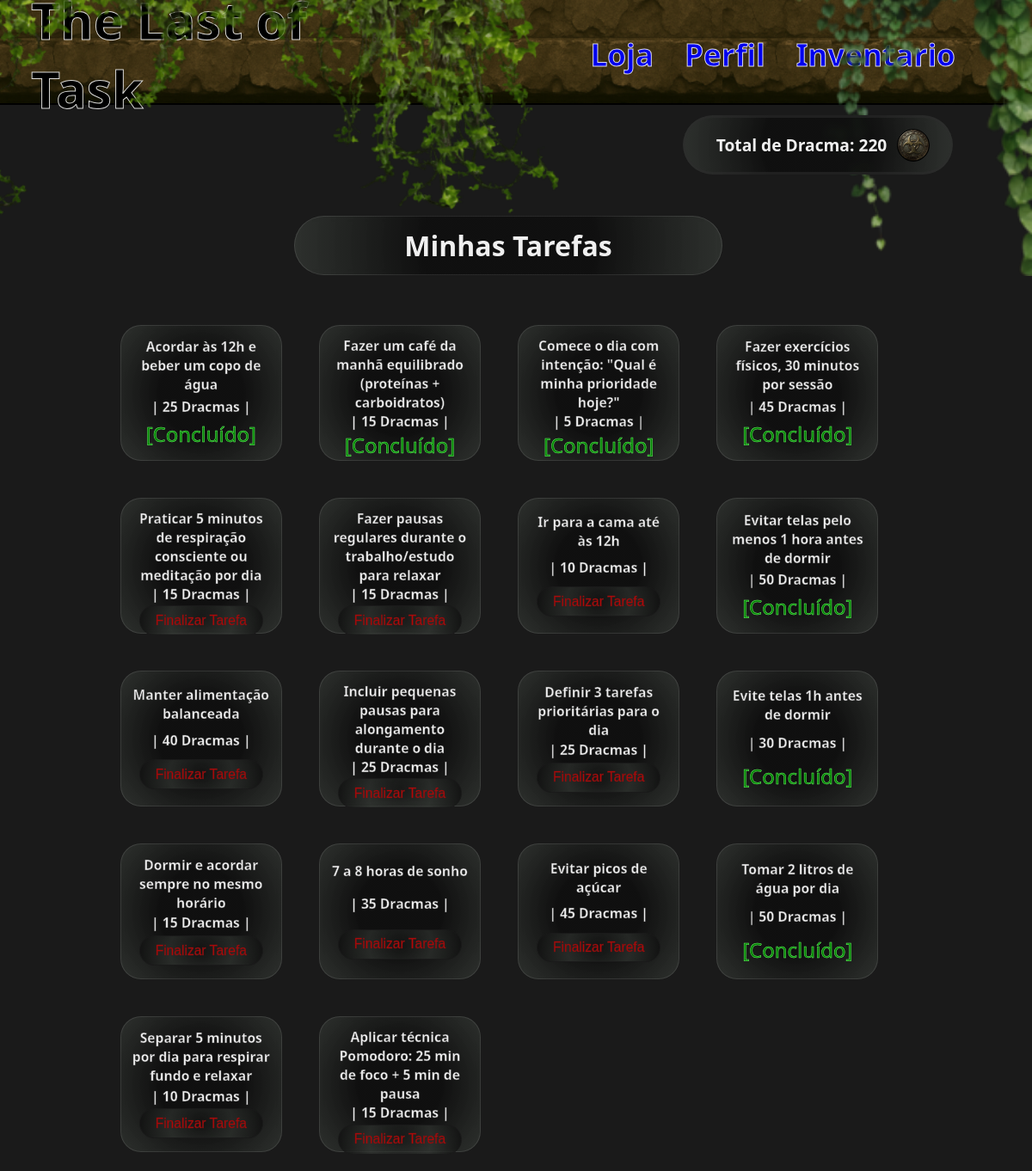
Page /menu (signed in) on the committed database.
### banco_de_dados/models.py (models this page shows)
class Task(Base):
    __tablename__ = 'task'
    task_id = Column(Integer, primary_key=True, autoincrement=True)
    user_id = Column(Integer, ForeignKey('user.user_id'), nullable=False)
    titulo = Column(String(100), nullable=False)
    pilulas_recompensa = Column(Integer, nullable=False)
    concluido = Column(Boolean, default=False)
    user = relationship('User', back_populates='tasks')
    user_tasks = relationship('UserTasks', back_populates='task')

### app.py (the view)
@app.route('/menu')
@login_required
def menu():
    reiniciarTask()
    db_session = DB_Session()
    try:
        user_id = session['user_id']
        user = db_session.query(User).get(user_id)
        pilulas = user.pilulas if user else 0
        tasks = db_session.query(Task).filter(Task.user_id.is_(user_id)).all()
    finally:
        db_session.close()
    return render_template('index.html', tarefas=tasks, pilulas_totais=pilulas)

### app.py (called while the page is built)
def login_required(f): #recebe outra funcao como parametro, por exemplo a rota index
    @wraps(f) #mantem o nome e a documentação da função original
    def decorated_function(*args, **kwargs):
        if 'user_id' not in session:
            flash("Você precisa estar logado.")
            return redirect(url_for('login')) # se nao tiver logado, irar impedir o acesso do usario a aqla pagina
        return f(*args, **kwargs) #se logado, execulta a funcao normalmente
    return decorated_function

### banco_de_dados/services.py (called while the page is built, shortened)
def reiniciarTask():
    db_session = DB_Session()
    try:
        controle = db_session.query(ControleReset).first()
        hoje = date.today()
        if controle.data_ultima_reset != hoje:
            db_session.query(Task).update({Task.concluido: False})
            controle.data_ultima_reset = hoje
            db_session.commit()
    finally:
        db_session.close()

### templates/index.html (shortened to what this page needs)
<!doctype html>
<html lang="en">
<head>
    <link rel="stylesheet" href="{{ url_for('static', filename='style.css') }}">
</head>
<body id="body_index">
    <header id="menu_bar">
        <div class="titulo-container">
            <h1>The Last of Task</h1>
            <img src="{{ url_for('static', filename='imagens/cipo2.png') }}" alt="folhagem" class="cipo-decorativo1">
        </div>
        <div id="menu_bar2">
            <h3><a class="menu_a" href="{{url_for('loja')}}">Loja</a></h3>
            <h3><a class="menu_a" href="{{url_for('status')}}">Perfil</a></h3>
            <h3><a class="menu_a" href="{{url_for('inventario')}}">Inventario</a></h3>
            <img src="{{ url_for('static', filename='imagens/cipo1.png') }}" alt="folhagem" class="cipo-decorativo2">
        </div>
    </header>
    <main id="main_conteiner">
        <div id="saldo">
            <h1>Total de Dracma: {{ pilulas_totais  }}</h1>
            <div class="img_money"></div>
        </div>
        <div id="d_tarefas">
            <h1>Minhas Tarefas</h1>
                <ul id="ul_tarefas">
                    {% for tarefa in tarefas %}
                        <li id="li_tarefas">
                            <strong>{{ tarefa.titulo }}</strong>
                            <strong>| {{ tarefa.pilulas_recompensa }} Dracmas |</strong>
                            {% if tarefa.concluido %}
                                <span>[Concluído]</span>
                            {% else %}
                                <form action="{{ url_for('concluirTarefa', task_id=tarefa.task_id) }}" method="post" style="display:inline;">
                                    <button class="b_tarefas" type="submit">Finalizar Tarefa</button>
                                </form>
                            {% endif %}
                        </li>
                    {% else %}
                        <h1>Por favor, reponda o formulario para que possamos oderecer a melhor rotina possivel para voce</h1>
                        <h3><a href="{{url_for('coletarDados')}}">Coleta de dados</a></h3>
                    {% endfor %}
                </ul>
        </div>
    </main>
</body>
</html>

### static/style.css (style rules this page uses)
* { margin: 0; }
#menu_bar { padding: 1vw 0 1vw 0; display: flex; flex-direction:row; justify-content: center; align-items: center; background-image: url(/static/imagens/menu.png); background-repeat: repeat; background-size: 35% 100%; border-bottom: 2px solid rgb(0, 0, 0); width: 100%; height: 8vw; }
#menu_bar2 { position: relative; padding: 2vw 0 2vw 0; display: flex; flex-direction:row; align-items: center; margin: 0 0 0 10vw; }
#menu_bar2, #menu_bar3 { width: 50%; height: 100%; }
.titulo-container { display: flex; justify-content: center; align-items: center; position: relative; width: 45%; height: 80%; }
.titulo-container h1 { position: relative; font-size: 4.9vw; color: rgb(0, 0, 0); -webkit-text-stroke: 1px rgba(255, 255, 255, 0.849); padding: 0.5vw 0 0 3vw; z-index: 1; }
#menu_bar2, #menu_bar3 h3 { position: relative; font-size: 2.5vw; color: rgb(0, 0, 0); -webkit-text-stroke: 1px rgba(255, 255, 255, 0.849); padding: 0.5vw 0 0 3vw; z-index: 1; }
#menu_bar2 .menu_a, #menu_bar3 .menu_a { text-decoration: none; }
.cipo-decorativo1, .cipo-decorativo2 { position: absolute; z-index: 2; pointer-events: none; }
.cipo-decorativo1 { top: -13vw; right: -13vw; width: 70vw; height: 39vw; opacity: 0.8; }
.cipo-decorativo2 { margin: 0; top: -9vw; right: 0; width: 35vw; height: 35vw; opacity: 0.89; }
#menu_bar h3 { margin-left: 3vw; }
#main_conteiner #saldo { background: radial-gradient( circle, rgba(15, 15, 15, 0.9) 40%, rgba(60, 65, 60, 0.6) 100% ); border: 3px solid rgba(46, 46, 46, 0.562); backdrop-filter: blur(4px); display: flex; align-items: center; justify-content: center; width: 25%; padding: 0.5vw; margin: 1vw 0vw 3vw 60vw; border-radius: 3vw 3vw; font-size: 0.8vw; z-index: 5; }
#main_conteiner #saldo h1 { margin: 1vw 1vw 1vw 1vw; }
#body_index { background-image: url(/static/imagens/full.png); background-size: cover; background-repeat: no-repeat; background-attachment: fixed; background-color: #1a1a1a; color: #f0f0f0; font-family: 'Segoe UI', sans-serif; width: 100%; height: 100%; }
#main_conteiner { display: flex; flex-direction: column; justify-content: flex-start; align-items: center; width: 98.5vw; height: 100vw; }
#main_conteiner #d_tarefas { display: flex; flex-direction: column; align-items: center; width: 80%; height: 110%; margin: 0vw 10vw 15vw 10vw; }
#main_conteiner #d_tarefas #ul_tarefas { display: flex; width: 100%; height: 100%; flex-wrap: wrap; padding-left: 0; }
#main_conteiner #d_tarefas h1 { background: radial-gradient( circle, rgba(15, 15, 15, 0.9) 40%, rgba(60, 65, 60, 0.6) 100% ); border: 1px solid rgba(255, 255, 255, 0.1); backdrop-filter: blur(4px); display: flex; justify-content: center; width: 50%; padding: 1vw; margin: 1vw 1vw 3vw 1vw; border-radius: 3vw 3vw; }
#main_conteiner #d_tarefas #li_tarefas { display: flex; flex-direction: column; align-items: center; justify-content: space-around; list-style: none; width: 13.5vw; height: 11vw; margin: 1.8vw; padding: 1vw 1vw 1vw 1vw; font-size: 1.3vw; background: radial-gradient( circle, rgba(15, 15, 15, 0.9) 40%, rgba(60, 65, 60, 0.6) 100% ); border: 1px solid rgba(255, 255, 255, 0.1); backdrop-filter: blur(4px); border-radius: 2vw 2vw; -webkit-text-stroke: 0.5px rgba(59, 59, 59, 0.911); }
#main_conteiner #d_tarefas #li_tarefas strong, span, button { text-align: center; }
.b_tarefas { display: flex; justify-content: center; align-items: center; margin: 0.2vw; width: 12vw; height: 2.9vw; font-size: 1.3vw; color: rgb(187, 7, 7); background: radial-gradient( circle, rgba(60, 65, 60, 0.1) 0%, rgba(60, 65, 60, 0.5) 50%, rgba(15, 15, 15, 0.8) 100% ); border: 1.5px solid rgb(0, 0, 0); backdrop-filter: blur(4px); border-radius: 2vw 2vw; -webkit-text-stroke: 0.5px rgba(109, 23, 23, 0.911); }
#main_conteiner #d_tarefas #li_tarefas span { text-align: center; font-size: 2vw; color: rgb(0, 128, 0); text-shadow: 5px 5px 5px solid rgb(0, 0, 0); -webkit-text-stroke: 0.5px rgb(113, 255, 108); }
.img_money { background-image: url(/static/imagens/money.png); background-position: 0vw 0vw; background-repeat: no-repeat; background-size: cover; overflow: hidden; width: 3vw; height: 3vw; border-radius: 100%; border: 1px solid rgb(0, 0, 0); }
button[type="submit"] { border: 1px solid #1a1a1a; border-radius: 2vw; cursor: pointer; }

### rows in the picture
Task: titulo "Acordar às 12h e beber um copo de água", pilulas_recompensa "25", concluido "[Concluído]"
Task: titulo "Fazer um café da manhã equilibrado (proteínas + carboidratos)", pilulas_recompensa "15", concluido "[Concluído]"
Task: titulo "Comece o dia com intenção: \"Qual é minha prioridade hoje?\"", pilulas_recompensa "5", concluido "[Concluído]"
Task: titulo "Fazer exercícios físicos, 30 minutos por sessão", pilulas_recompensa "45", concluido "[Concluído]"
Task: titulo "Praticar 5 minutos de respiração consciente ou meditação por dia", pilulas_recompensa "15"
Task: titulo "Fazer pausas regulares durante o trabalho/estudo para relaxar", pilulas_recompensa "15"
Task: titulo "Ir para a cama até às 12h", pilulas_recompensa "10"
Task: titulo "Evitar telas pelo menos 1 hora antes de dormir", pilulas_recompensa "50", concluido "[Concluído]"
Task: titulo "Manter alimentação balanceada", pilulas_recompensa "40"
Task: titulo "Incluir pequenas pausas para alongamento durante o dia", pilulas_recompensa "25"
Task: titulo "Definir 3 tarefas prioritárias para o dia", pilulas_recompensa "25"
Task: titulo "Evite telas 1h antes de dormir", pilulas_recompensa "30", concluido "[Concluído]"
Task: titulo "Dormir e acordar sempre no mesmo horário", pilulas_recompensa "15"
Task: titulo "7 a 8 horas de sonho", pilulas_recompensa "35"
Task: titulo "Evitar picos de açúcar", pilulas_recompensa "45"
Task: titulo "Tomar 2 litros de água por dia", pilulas_recompensa "50", concluido "[Concluído]"
Task: titulo "Separar 5 minutos por dia para respirar fundo e relaxar", pilulas_recompensa "10"
Task: titulo "Aplicar técnica Pomodoro: 25 min de foco + 5 min de pausa", pilulas_recompensa "15"

### other values in the picture
{{ pilulas_totais }} "220"
